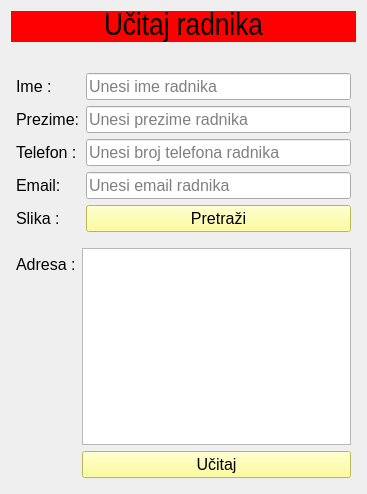
<?xml version="1.0" encoding="UTF-8"?>
<ui version="4.0">
 <class>UcitajRadnika</class>
 <widget class="QWidget" name="UcitajRadnika">
  <property name="geometry">
   <rect>
    <x>0</x>
    <y>0</y>
    <width>367</width>
    <height>494</height>
   </rect>
  </property>
  <property name="windowTitle">
   <string>Ucitaj Radnika</string>
  </property>
  <layout class="QVBoxLayout" name="verticalLayout">
   <item>
    <widget class="QLabel" name="naziv">
     <property name="font">
      <font>
       <family>Arial Narrow</family>
       <pointsize>24</pointsize>
      </font>
     </property>
     <property name="styleSheet">
      <string notr="true">background-color: rgb(255, 0, 0);</string>
     </property>
     <property name="text">
      <string>Učitaj radnika</string>
     </property>
     <property name="alignment">
      <set>Qt::AlignCenter</set>
     </property>
    </widget>
   </item>
   <item>
    <widget class="QLabel" name="dodajSliku">
     <property name="text">
      <string/>
     </property>
     <property name="pixmap">
      <pixmap>slike/person-male.png</pixmap>
     </property>
     <property name="alignment">
      <set>Qt::AlignCenter</set>
     </property>
    </widget>
   </item>
   <item>
    <layout class="QGridLayout" name="gridLayout">
     <property name="leftMargin">
      <number>5</number>
     </property>
     <property name="topMargin">
      <number>5</number>
     </property>
     <property name="rightMargin">
      <number>5</number>
     </property>
     <property name="bottomMargin">
      <number>5</number>
     </property>
     <item row="0" column="0">
      <widget class="QLabel" name="imeLabel">
       <property name="font">
        <font>
         <family>Arial</family>
         <pointsize>12</pointsize>
        </font>
       </property>
       <property name="text">
        <string>Ime :</string>
       </property>
      </widget>
     </item>
     <item row="0" column="1">
      <widget class="QLineEdit" name="lineEditIme">
       <property name="font">
        <font>
         <family>Arial</family>
         <pointsize>12</pointsize>
        </font>
       </property>
       <property name="placeholderText">
        <string>Unesi ime radnika</string>
       </property>
      </widget>
     </item>
     <item row="1" column="0">
      <widget class="QLabel" name="prezimeLabel">
       <property name="font">
        <font>
         <family>Arial</family>
         <pointsize>12</pointsize>
        </font>
       </property>
       <property name="text">
        <string>Prezime:</string>
       </property>
      </widget>
     </item>
     <item row="1" column="1">
      <widget class="QLineEdit" name="lineEditPrezime">
       <property name="font">
        <font>
         <family>Arial</family>
         <pointsize>12</pointsize>
        </font>
       </property>
       <property name="placeholderText">
        <string>Unesi prezime radnika</string>
       </property>
      </widget>
     </item>
     <item row="2" column="0">
      <widget class="QLabel" name="telefonLabel">
       <property name="font">
        <font>
         <family>Arial</family>
         <pointsize>12</pointsize>
        </font>
       </property>
       <property name="text">
        <string>Telefon :</string>
       </property>
      </widget>
     </item>
     <item row="2" column="1">
      <widget class="QLineEdit" name="lineEditTelefon">
       <property name="font">
        <font>
         <family>Arial</family>
         <pointsize>12</pointsize>
        </font>
       </property>
       <property name="placeholderText">
        <string>Unesi broj telefona radnika</string>
       </property>
      </widget>
     </item>
     <item row="3" column="0">
      <widget class="QLabel" name="emailLabel">
       <property name="font">
        <font>
         <family>Arial</family>
         <pointsize>12</pointsize>
        </font>
       </property>
       <property name="text">
        <string>Email:</string>
       </property>
      </widget>
     </item>
     <item row="3" column="1">
      <widget class="QLineEdit" name="lineEditEmail">
       <property name="font">
        <font>
         <family>Arial</family>
         <pointsize>12</pointsize>
        </font>
       </property>
       <property name="placeholderText">
        <string>Unesi email radnika</string>
       </property>
      </widget>
     </item>
     <item row="4" column="0">
      <widget class="QLabel" name="slikaLabel">
       <property name="font">
        <font>
         <family>Arial</family>
         <pointsize>12</pointsize>
        </font>
       </property>
       <property name="text">
        <string>Slika :</string>
       </property>
      </widget>
     </item>
     <item row="4" column="1">
      <widget class="QPushButton" name="btnPretraziSliku">
       <property name="font">
        <font>
         <family>Arial</family>
         <pointsize>12</pointsize>
        </font>
       </property>
       <property name="styleSheet">
        <string notr="true">background-color: rgb(255, 255, 127);</string>
       </property>
       <property name="text">
        <string>Pretraži</string>
       </property>
      </widget>
     </item>
    </layout>
   </item>
   <item>
    <layout class="QFormLayout" name="formLayout">
     <property name="leftMargin">
      <number>5</number>
     </property>
     <property name="topMargin">
      <number>5</number>
     </property>
     <property name="rightMargin">
      <number>5</number>
     </property>
     <property name="bottomMargin">
      <number>5</number>
     </property>
     <item row="0" column="0">
      <widget class="QLabel" name="adresaLabel">
       <property name="font">
        <font>
         <family>Arial</family>
         <pointsize>12</pointsize>
        </font>
       </property>
       <property name="text">
        <string>Adresa :</string>
       </property>
      </widget>
     </item>
     <item row="0" column="1">
      <widget class="QTextEdit" name="textEditAdresa">
       <property name="font">
        <font>
         <family>Arial</family>
         <pointsize>12</pointsize>
        </font>
       </property>
      </widget>
     </item>
     <item row="1" column="1">
      <widget class="QPushButton" name="btnDodaj">
       <property name="font">
        <font>
         <family>Arial</family>
         <pointsize>12</pointsize>
        </font>
       </property>
       <property name="styleSheet">
        <string notr="true">background-color: rgb(255, 255, 127);</string>
       </property>
       <property name="text">
        <string>Učitaj</string>
       </property>
      </widget>
     </item>
    </layout>
   </item>
  </layout>
 </widget>
 <resources/>
 <connections/>
</ui>
